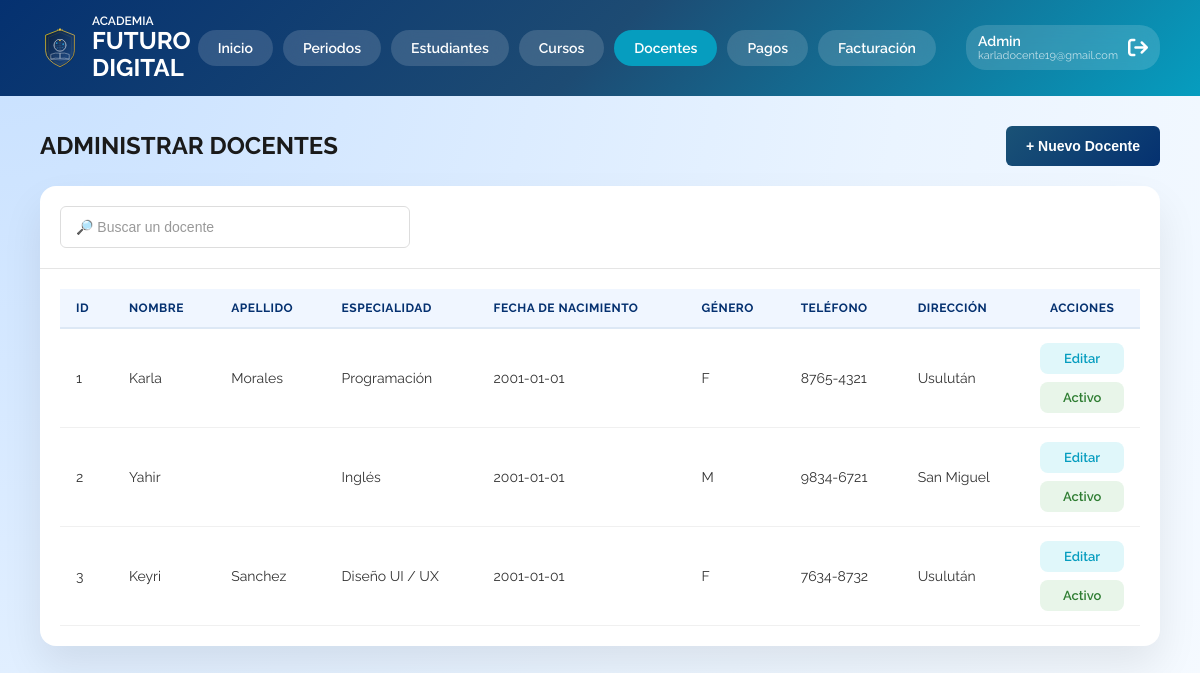
Page /admin-docentes.php (signed in) on the committed database.
### tables this page shows
CREATE TABLE `docentes` (
  `id` int PRIMARY KEY NOT NULL AUTO_INCREMENT,
  `usuario_id` int NOT NULL,
  `especialidad` varchar(100) DEFAULT NULL,
  `fecha_nacimiento` date DEFAULT NULL,
  `genero` char(1) DEFAULT NULL,
  `salario` decimal(10,2) DEFAULT NULL,
  `telefono` varchar(20) DEFAULT NULL,
  `direccion` varchar(200) DEFAULT NULL,
  UNIQUE KEY `usuario_id` (`usuario_id`),
  CONSTRAINT `fk_docentes_1` FOREIGN KEY (`usuario_id`) REFERENCES `usuarios` (`id`)
);

CREATE TABLE `usuarios` (
  `id` int PRIMARY KEY NOT NULL AUTO_INCREMENT,
  `nombre` varchar(100) NOT NULL,
  `apellido` varchar(100) NOT NULL,
  `correo` varchar(120) NOT NULL,
  `password_hash` varchar(255) NOT NULL,
  `estado` tinyint(1) DEFAULT '1',
  `rol_id` int NOT NULL,
  UNIQUE KEY `correo` (`correo`),
  KEY `rol_id` (`rol_id`),
  CONSTRAINT `fk_usuarios_1` FOREIGN KEY (`rol_id`) REFERENCES `roles` (`id`)
);

### mostrar-tabla-docentes.php (the view)
<?php
include('includes/conexion.php');
$sql = "SELECT
    u.id AS usuario_id,
    d.id AS docente_id,
    u.nombre,
    u.apellido,
    u.correo,
    u.password_hash,
    u.estado,
    d.especialidad,
    d.fecha_nacimiento,
    d.genero,
    d.salario,
    d.telefono,
    d.direccion
    FROM docentes d
    INNER JOIN usuarios u ON d.usuario_id = u.id
    WHERE u.rol_id = 3";
$resultado = mysqli_query($conexion, $sql);
if (mysqli_num_rows($resultado) > 0 ){
?>
    <table class="data-table mobile-cards">
        <thead>
            <tr>
                <th>ID</th>
                <th>Nombre</th>
                <th>Apellido</th>
                <th>Especialidad</th>
                <th>Fecha de Nacimiento</th>
                <th>Género</th>
                <th>Teléfono</th>
                <th>Dirección</th>
                <th>Acciones</th>
            </tr>
        </thead>
        <tbody>
            <?php while($fila = mysqli_fetch_assoc($resultado)){ ?>
            <tr data-id="<?php echo $fila['usuario_id']; ?>">
                <td data-label="ID"><?php echo $fila['docente_id']; ?></td>
                <td data-label="Nombre"><?php echo htmlspecialchars($fila['nombre']); ?></td>
                <td data-label="Apellido"><?php echo htmlspecialchars($fila['apellido']); ?></td>
                <td data-label="Especialidad"><?php echo htmlspecialchars($fila['especialidad']); ?></td>
                <td data-label="Fecha Nac."><?php echo htmlspecialchars($fila['fecha_nacimiento']); ?></td>
                <td data-label="Género"><?php echo htmlspecialchars($fila['genero']); ?></td>
                <td data-label="Teléfono"><?php echo htmlspecialchars($fila['telefono']); ?></td>
                <td data-label="Dirección"><?php echo htmlspecialchars($fila['direccion']); ?></td>
                <td data-label="Acciones" class="acciones-cell">
                    <div class="acciones-texto">
                        <a
                            href="#"
                            class="link-accion abrir-modal-docente"
                            data-docente_id="<?php echo $fila['docente_id']; ?>"
                            data-usuario_id="<?php echo $fila['usuario_id']; ?>"
                            data-nombre="<?php echo htmlspecialchars($fila['nombre']); ?>"
                            data-apellido="<?php echo htmlspecialchars($fila['apellido']); ?>"
                            data-especialidad="<?php echo htmlspecialchars($fila['especialidad']); ?>"
                            data-fecha_nacimiento="<?php echo htmlspecialchars($fila['fecha_nacimiento']); ?>"
                            data-genero="<?php echo htmlspecialchars($fila['genero']); ?>"
                            data-salario="<?php echo htmlspecialchars($fila['salario']); ?>"
                            data-telefono="<?php echo htmlspecialchars($fila['telefono']); ?>"
                            data-direccion="<?php echo htmlspecialchars($fila['direccion']); ?>"
                            data-correo="<?php echo htmlspecialchars($fila['correo']); ?>"
                            data-password_hash="<?php echo htmlspecialchars($fila['password_hash']); ?>"
                            data-estado="<?php echo htmlspecialchars($fila['estado']); ?>"
                            onclick="return false;"
                        >
                            Editar
                        </a>
                        <a
                            href="#"
                             class="link-accion btn-toggle-estado <?php echo ($fila['estado'] == 'Activo' || $fila['estado'] == 1) ? 'estado-activo' : 'estado-inactivo'; ?>"
                             data-usuario_id="<?php echo $fila['usuario_id']; ?>"
                        >
                            <?php echo ($fila['estado'] == 'Activo' || $fila['estado'] == 1) ? 'Activo' : 'Inactivo'; ?>
                        </a>
                    </div>
                </td>
            </tr>
            <?php } ?>
        </tbody>
    </table>
<?php
} else {
    echo '<div class="mensaje-vacio">No hay docentes registrados.</div>';
}
?>

### admin-docentes.php (shortened to what this page needs)
<!DOCTYPE html>
<html lang="es">
<head>
    <link rel="stylesheet" href="https://cdnjs.cloudflare.com/ajax/libs/font-awesome/6.4.0/css/all.min.css">
    <link rel="stylesheet" href="css/stylesAdmin.css">
</head>
<body class="raleway-all">
    <header class="header">
        <div class="logo">
            <img src ="img/logo.svg" alt="Logo Academia Futuro Digital" class="logo">
            <div class="logo-text">
                <span class="logo-small">ACADEMIA</span>
                <span class="logo-big">FUTURO DIGITAL</span>
            </div>
        </div>
        <nav class="nav">
            <a href="./admin-inicio.php" class="btn-nav">Inicio</a>
            <a href="./admin-periodos.php" class="btn-nav">Periodos</a>
            <a href="./admin-estudiantes.php" class="btn-nav">Estudiantes</a>
            <a href="./admin-cursos.php" class="btn-nav">Cursos</a>
            <a href="./admin-docentes.php" class="btn-nav active">Docentes</a>
            <a href="./admin-pagos.php" class="btn-nav">Pagos</a>
            <a href="./admin-facturacion.php" class="btn-nav">Facturación</a>
            <a href="includes/logout.php" style="text-decoration:none;">
                <div class="user-profile">
                    <div class="user-info">
                        <span class="user-role">Admin</span>
                        <span class="user-email"><?php echo $_SESSION["usuario"]; ?></span>
                    </div>
                    <i class="fas fa-arrow-right-from-bracket logout-icon"></i>
                </div>
            </a>
        </nav>
    </header>
    <main class="main">
        <div class="page-header">
            <h1 class="titulo">ADMINISTRAR DOCENTES</h1>
            <button class="btn-nuevo">+ Nuevo Docente</button>
        </div>
        <div class="card">
            <div class="toolbar">
                <input type="text" id="buscador-docente" placeholder="🔎 Buscar un docente" class="input-buscar">
            </div>
            <div class="tabla-placeholder">
                <?php include('mostrar-tabla-docentes.php'); ?>
            </div>
        </div>
    </main>
</body>
</html>

### rows in the picture
docentes: id "1", usuario.nombre "Karla", usuario.apellido "Morales", especialidad "Programación", fecha_nacimiento "2001-01-01", genero "F", telefono "8765-4321", direccion "Usulután"
docentes: id "2", usuario.nombre "Yahir", especialidad "Inglés", fecha_nacimiento "2001-01-01", genero "M", telefono "9834-6721", direccion "San Miguel"
docentes: id "3", usuario.nombre "Keyri", usuario.apellido "Sanchez", especialidad "Diseño UI / UX", fecha_nacimiento "2001-01-01", genero "F", telefono "7634-8732", direccion "Usulután"

### other values in the picture
$_SESSION["usuario"] "karladocente19@gmail.com"
